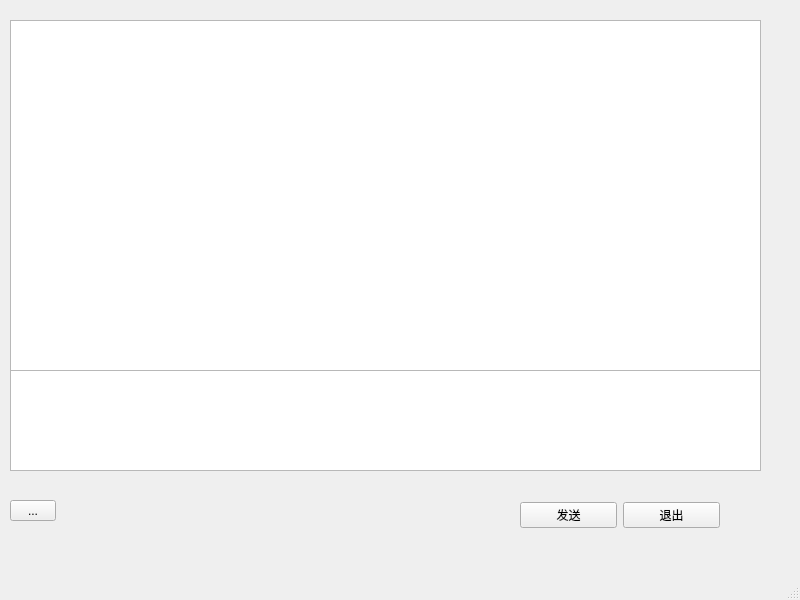
<?xml version="1.0" encoding="UTF-8"?>
<ui version="4.0">
 <class>MainWindow</class>
 <widget class="QMainWindow" name="MainWindow">
  <property name="geometry">
   <rect>
    <x>0</x>
    <y>0</y>
    <width>800</width>
    <height>600</height>
   </rect>
  </property>
  <property name="windowTitle">
   <string>MainWindow</string>
  </property>
  <widget class="QWidget" name="centralwidget">
   <widget class="QTextBrowser" name="textBrowser">
    <property name="geometry">
     <rect>
      <x>10</x>
      <y>20</y>
      <width>751</width>
      <height>351</height>
     </rect>
    </property>
   </widget>
   <widget class="QTextEdit" name="textEdit">
    <property name="geometry">
     <rect>
      <x>10</x>
      <y>370</y>
      <width>751</width>
      <height>101</height>
     </rect>
    </property>
   </widget>
   <widget class="QToolButton" name="toolButton">
    <property name="geometry">
     <rect>
      <x>10</x>
      <y>500</y>
      <width>46</width>
      <height>21</height>
     </rect>
    </property>
    <property name="text">
     <string>...</string>
    </property>
   </widget>
   <widget class="QWidget" name="layoutWidget">
    <property name="geometry">
     <rect>
      <x>520</x>
      <y>500</y>
      <width>200</width>
      <height>30</height>
     </rect>
    </property>
    <layout class="QHBoxLayout" name="horizontalLayout">
     <item>
      <widget class="QPushButton" name="SendButton">
       <property name="text">
        <string>发送</string>
       </property>
      </widget>
     </item>
     <item>
      <widget class="QPushButton" name="ExitButton">
       <property name="text">
        <string>退出</string>
       </property>
      </widget>
     </item>
    </layout>
   </widget>
  </widget>
  <widget class="QMenuBar" name="menubar">
   <property name="geometry">
    <rect>
     <x>0</x>
     <y>0</y>
     <width>800</width>
     <height>22</height>
    </rect>
   </property>
  </widget>
  <widget class="QStatusBar" name="statusbar"/>
 </widget>
 <resources/>
 <connections/>
</ui>
